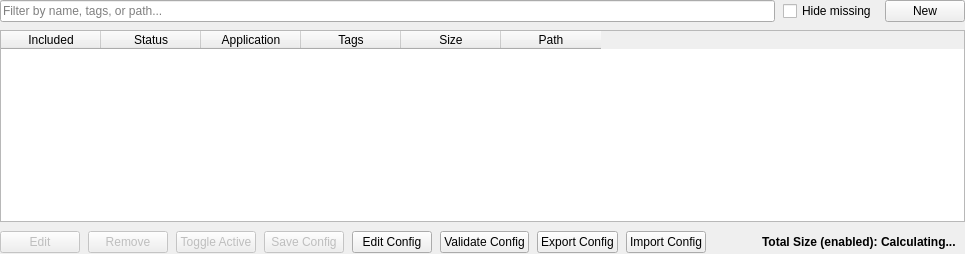
          <widget class="QWidget" name="backupContentPage">
           <layout class="QVBoxLayout" name="backupContentLayout">
            <property name="spacing">
             <number>8</number>
            </property>
            <property name="leftMargin">
             <number>0</number>
            </property>
            <property name="topMargin">
             <number>0</number>
            </property>
            <property name="rightMargin">
             <number>0</number>
            </property>
            <property name="bottomMargin">
             <number>0</number>
            </property>

            <item>
             <layout class="QHBoxLayout" name="backupToolbarLayout">
              <property name="spacing">
               <number>8</number>
              </property>
              <item>
               <widget class="QLineEdit" name="filterLineEdit">
                <property name="sizePolicy">
                 <sizepolicy hsizetype="Expanding" vsizetype="Fixed">
                  <horstretch>0</horstretch>
                  <verstretch>0</verstretch>
                 </sizepolicy>
                </property>
                <property name="placeholderText">
                 <string>Filter by name, tags, or path...</string>
                </property>
                <property name="clearButtonEnabled">
                 <bool>true</bool>
                </property>
               </widget>
              </item>
              <item>
               <widget class="QCheckBox" name="hideMissingCheckbox">
                <property name="text">
                 <string>Hide missing</string>
                </property>
                <property name="toolTip">
                 <string>Hide dotfiles whose paths don't exist on this system</string>
                </property>
               </widget>
              </item>
              <item>
               <widget class="QPushButton" name="fileGroupAddFileButton">
                <property name="sizePolicy">
                 <sizepolicy hsizetype="Minimum" vsizetype="Fixed">
                  <horstretch>0</horstretch>
                  <verstretch>0</verstretch>
                 </sizepolicy>
                </property>
                <property name="text">
                 <string>New</string>
                </property>
               </widget>
              </item>
             </layout>
            </item>

            <item>
             <widget class="QTableWidget" name="fileGroupFileTable">
              <property name="sizePolicy">
               <sizepolicy hsizetype="Expanding" vsizetype="Expanding">
                <horstretch>0</horstretch>
                <verstretch>1</verstretch>
               </sizepolicy>
              </property>
              <property name="dragEnabled">
               <bool>true</bool>
              </property>
              <property name="alternatingRowColors">
               <bool>true</bool>
              </property>
              <property name="selectionBehavior">
               <enum>QAbstractItemView::SelectionBehavior::SelectRows</enum>
              </property>
              <property name="sortingEnabled">
               <bool>true</bool>
              </property>
              <column>
               <property name="text">
                <string>Included</string>
               </property>
              </column>
              <column>
               <property name="text">
                <string>Status</string>
               </property>
              </column>
              <column>
               <property name="text">
                <string>Application</string>
               </property>
              </column>
              <column>
               <property name="text">
                <string>Tags</string>
               </property>
              </column>
              <column>
               <property name="text">
                <string>Size</string>
               </property>
              </column>
              <column>
               <property name="text">
                <string>Path</string>
               </property>
              </column>
             </widget>
            </item>

            <item>
             <layout class="QHBoxLayout" name="backupActionBarLayout">
              <property name="spacing">
               <number>8</number>
              </property>
              <item>
               <widget class="QPushButton" name="fileGroupUpdateFileButton">
                <property name="enabled">
                 <bool>false</bool>
                </property>
                <property name="text">
                 <string>Edit</string>
                </property>
               </widget>
              </item>
              <item>
               <widget class="QPushButton" name="fileGroupRemoveFileButton">
                <property name="enabled">
                 <bool>false</bool>
                </property>
                <property name="text">
                 <string>Remove</string>
                </property>
               </widget>
              </item>
              <item>
               <widget class="QPushButton" name="fileGroupToggleEnabledButton">
                <property name="enabled">
                 <bool>false</bool>
                </property>
                <property name="text">
                 <string>Toggle Active</string>
                </property>
               </widget>
              </item>
              <item>
               <widget class="QPushButton" name="fileGroupSaveFilesButton">
                <property name="enabled">
                 <bool>false</bool>
                </property>
                <property name="toolTip">
                 <string>Save enable/disable changes to the configuration file (not the backup itself)</string>
                </property>
                <property name="text">
                 <string>Save Config</string>
                </property>
               </widget>
              </item>
              <item>
               <widget class="QPushButton" name="editConfigButton">
                <property name="text">
                 <string>Edit Config</string>
                </property>
                <property name="toolTip">
                 <string>Open dotfiles.yaml in your system text editor</string>
                </property>
               </widget>
              </item>
              <item>
               <widget class="QPushButton" name="validateConfigButton">
                <property name="text">
                 <string>Validate Config</string>
                </property>
                <property name="toolTip">
                 <string>Check dotfiles.yaml for syntax and structure errors</string>
                </property>
               </widget>
              </item>
              <item>
               <widget class="QPushButton" name="exportConfigButton">
                <property name="text">
                 <string>Export Config</string>
                </property>
                <property name="toolTip">
                 <string>Export dotfiles.yaml and settings.yaml to a location of your choice</string>
                </property>
               </widget>
              </item>
              <item>
               <widget class="QPushButton" name="importConfigButton">
                <property name="text">
                 <string>Import Config</string>
                </property>
                <property name="toolTip">
                 <string>Import configuration files from a backup or another system</string>
                </property>
               </widget>
              </item>
              <item>
               <spacer name="actionBarSpacer">
                <property name="orientation">
                 <enum>Qt::Orientation::Horizontal</enum>
                </property>
                <property name="sizeHint" stdset="0">
                 <size>
                  <width>40</width>
                  <height>20</height>
                 </size>
                </property>
               </spacer>
              </item>
              <item>
               <widget class="QLabel" name="fileGroupTotalSizeLabel">
                <property name="sizePolicy">
                 <sizepolicy hsizetype="Preferred" vsizetype="Maximum">
                  <horstretch>0</horstretch>
                  <verstretch>0</verstretch>
                 </sizepolicy>
                </property>
                <property name="styleSheet">
                 <string>font-weight: bold; padding: 5px;</string>
                </property>
                <property name="text">
                 <string>Total Size (enabled): Calculating...</string>
                </property>
               </widget>
              </item>
             </layout>
            </item>
           </layout>
          </widget>
